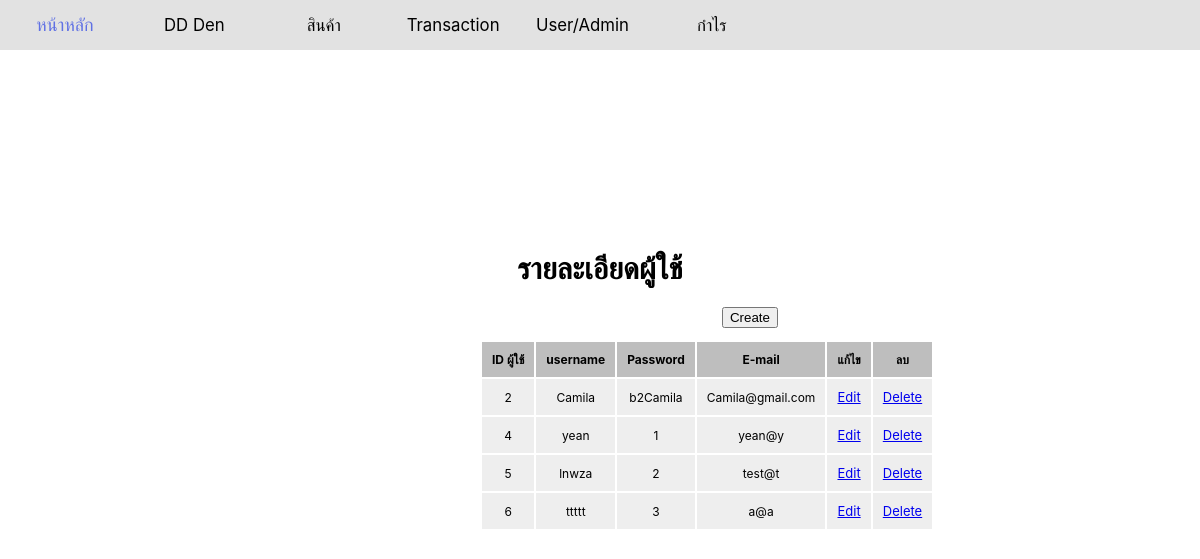
/admin/admin_user.php, run on the app's committed database.
### tables this page shows
CREATE TABLE `customer` (
  `CustomerID` int(5) NOT NULL,
  `username` varchar(30) NOT NULL,
  `Password` varchar(10) NOT NULL,
  `Email` varchar(30) NOT NULL
);

### admin/admin_user.php (the view)
<!DOCTYPE html>
<html>
<?php include 'assets/headAdmin.php'; ?>
<?php
    include 'connect.php';
    $query = "SELECT * FROM customer";
    $result = mysqli_query($conn , $query);
?>
<div class="totaluser"><a>รายละเอียดผู้ใช้</a></div>
<div class="datauser">
<div class="create admin">
    <button onclick="document.location='admin_adduser.php'">Create</button>
</div>
    <table style="margin-left:20%">
        <thead>
            <tr>
                <th>ID ผู้ใช้</th>
                <th>username</th>
                <th>Password</th>
                <th>E-mail</th>
                <th>แก้ไข</th>
                <th>ลบ</th>
            </tr>
        </thead>
        <tbody>
                <ul>
                <?php foreach ($result as $row) {     ?>
                    <tr>
                        <td><?php echo $row['CustomerID']; ?></td>
                        <td><?php echo $row['username']; ?></td>
                        <td><?php echo $row['Password']; ?></td>
                        <td><?php echo $row['Email']; ?></td>
                        <td><a href="edituser.php?CustomerID=<?php echo $row['CustomerID']; ?>" style="font-size:13px">Edit</a></td>
                        <td><a href="deluser.php?CustomerID=<?php echo $row['CustomerID']; ?>" style="font-size:13px">Delete</a></td>
                    </tr>
                <?php  } ?>
                </ul>
        </tbody>
    </table>
</div>
</body>
</html>

### admin/admin1.css (style rules this page uses)
body { margin: 0; padding: 0; background: rgb(255, 255, 255); font-family: "Inter", sans-serif; font-size: .75em; }
.list table, th, td { border: 2px solid rgb(255, 255, 255); border-collapse: collapse; }
.datasale table, th, td { border: 2px solid rgb(255, 255, 255); border-collapse: collapse; padding: 10px; }
.tr table, th, td { border: 2px solid rgb(255, 255, 255); border-collapse: collapse; padding: 10px; }
.totaluser { font-size: 30px; text-align: center; margin-top: 200px; margin-bottom: 20px; font-weight: bold; }
.datauser { text-align: center; align-items: center; margin-left: 25%; }
.datauser table thead { background-color: #bebebe; }
.datauser table tbody { background-color: #eeeeee; }
.datauser table, th, td { border: 2px solid rgb(255, 255, 255); border-collapse: collapse; padding: 10px; }

### data on the page
customer: CustomerID "2", username "Camila", Password "b2Camila", Email "Camila@gmail.com"
customer: CustomerID "4", username "yean", Password "1", Email "yean@y"
customer: CustomerID "5", username "lnwza", Password "2", Email "test@t"
customer: CustomerID "6", username "ttttt", Password "3", Email "a@a"
